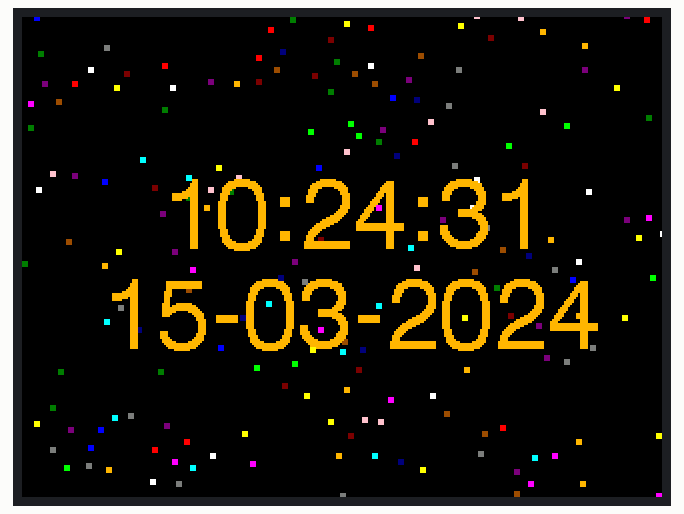
This sketch was run on a simulated ESP32. Shown: 320×240 colour display. WiFi joins after 1.5 s; servers stay silent unless stated; network time is answered at once with the bench clock; the local clock reads 2024-03-15 10:24:30 at power-on unless the sketch sets it; random numbers use the default seed unless the sketch sets one; what the sketch prints to the serial monitor is not drawn.

Above: at 2.38 s.
At 6.99 s:
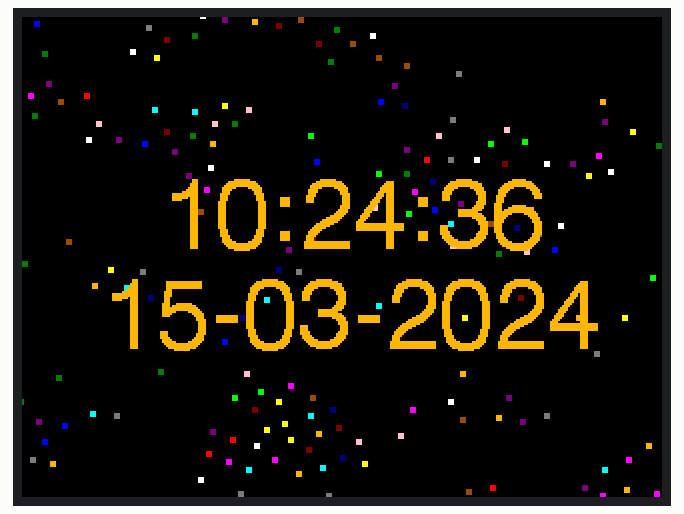
At 11.6 s:
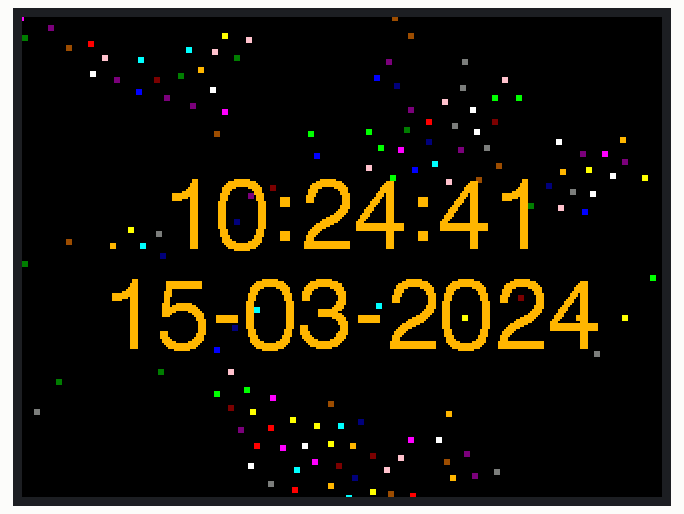
At 20.82 s:
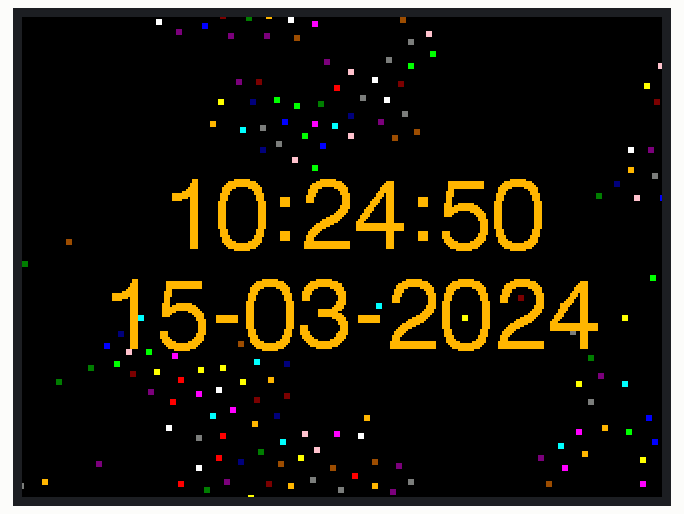
At 30.04 s:
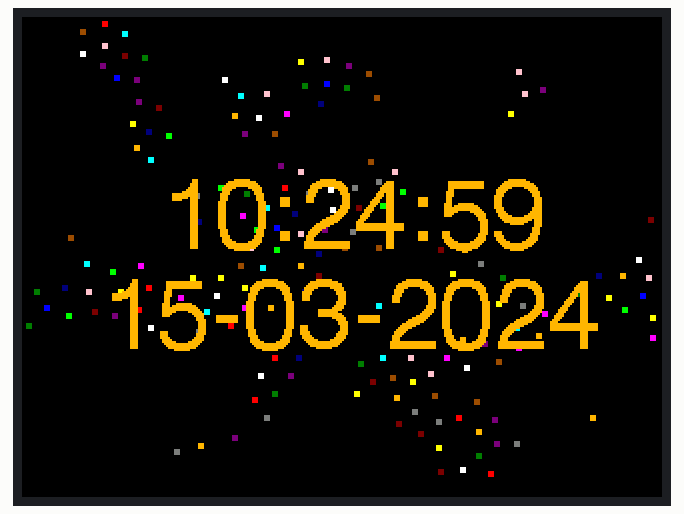
At 39.72 s:
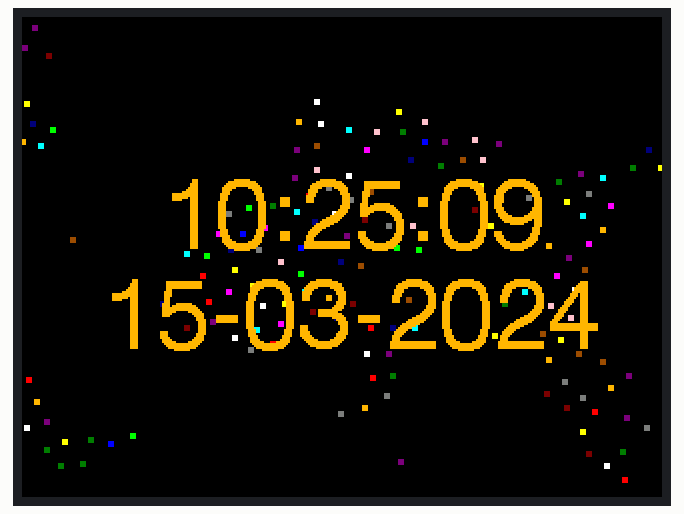

The sketch:

ESP32_2432S028R_Display4.ino
```cpp
/*
ESP32-2432S028R, 2.8 inch, 240*320, LCD TFT Module with Touch
ARDUINO IDE 2.2.1 with this librarys:
TFT_eSPI by Bodmer ver 2.5.34
#XPT2046_Touchscreen by Stoffregen ver 1.4
NTPClient by Weinberg 3.2.1

https://en.wikipedia.org/wiki/Boids
https://wiki.edu.vn/wiki29/2021/11/17/beflockung-verhalten-wikipedia/
write update_fish() with 3 laws:
separation: steer to avoid crowding local flockmates
alignment: steer towards the average heading of local flockmates
cohesion: steer to move towards the average position (center of mass) of local flockmates
*/

#define WITH_TIME
#include <TFT_eSPI.h>
#include <SPI.h>
#include <math.h>
#include <time.h>

#ifdef WITH_TIME
#include <WiFi.h>
#include <NTPClient.h>
const char* ssid = "xxxxxxxxxx";         // Replace with your
const char* password = "xxxxxxx";  // WiFi credentials
WiFiUDP ntpUDP;
NTPClient timeClient(ntpUDP);
int wifiTimeOutCounter = 0;
#endif  //WITH_TIME

#define MAX_Y 240
#define MAX_X 320
TFT_eSPI tft = TFT_eSPI();
TFT_eSprite spr = TFT_eSprite(&tft);  // Declare Sprite object "spr" with pointer to "tft" object
uint16_t palette[16] = { TFT_GREENYELLOW, TFT_NAVY, TFT_ORANGE, TFT_DARKCYAN, TFT_MAROON,
                         TFT_PURPLE, TFT_PINK, TFT_LIGHTGREY, TFT_YELLOW, TFT_BLUE,
                         TFT_GREEN, TFT_CYAN, TFT_RED, TFT_MAGENTA, TFT_BLUE, TFT_WHITE };

// simutation values
#define MAX_SPEED 2.0
#define NUM_FLOCKS 200
#define SEPARATION_RADIUS 10.0
#define ALIGNMENT_RADIUS 15.0
#define COHESION_RADIUS 20.0
#define COHESION_FACTOR 0.02
#define ALIGNMENT_FACTOR 0.01
#define SEPARATION_FACTOR 0.05

typedef struct {
  float pos_x, pos_y, velocity_x, velocity_y;
  uint16_t color;
} FLOCK;
FLOCK flocks[NUM_FLOCKS];

#ifdef WITH_TIME
// it's missing in the Standard-Libary
String getFormattedDate() {
#define LEAP_YEAR(Y) ((Y > 0) && !(Y % 4) && ((Y % 100) || !(Y % 400)))
  unsigned long rawTime = timeClient.getEpochTime() / 86400L;
  unsigned long days = 0, year = 1970;
  uint8_t month;
  static const uint8_t monthDays[] = { 31, 28, 31, 30, 31, 30, 31, 31, 30, 31, 30, 31 };
  while ((days += (LEAP_YEAR(year) ? 366 : 365)) <= rawTime) year++;
  rawTime -= days - (LEAP_YEAR(year) ? 366 : 365);
  for (month = 0; month < 12; month++) {
    uint8_t monthLength;
    if (month == 1) monthLength = LEAP_YEAR(year) ? 29 : 28;
    else monthLength = monthDays[month];
    if (rawTime < monthLength) break;
    rawTime -= monthLength;
  }
  String monthStr = ++month < 10 ? "0" + String(month) : String(month);
  String dayStr = ++rawTime < 10 ? "0" + String(rawTime) : String(rawTime);
  return String(dayStr) + "-" + monthStr + "-" + year;
}
#endif  //WITH_TIME

void initFlock(FLOCK flocks[], int num_flocks) {
  for (int i = 0; i < num_flocks; i++) {
    flocks[i].pos_x = rand() % MAX_X;
    flocks[i].pos_y = rand() % MAX_Y;
    flocks[i].velocity_x = ((float)rand() / RAND_MAX) * 2.0 - 1.0;
    flocks[i].velocity_y = ((float)rand() / RAND_MAX) * 2.0 - 1.0;
    flocks[i].color = random(0x10);  // Returns color 0 - 0x0F (i.e. 0-15)
  }
}

// Calculate distance between two flocks
float calculateDistance(FLOCK a, FLOCK b) {
  return sqrt((a.pos_x - b.pos_x) * (a.pos_x - b.pos_x) + (a.pos_y - b.pos_y) * (a.pos_y - b.pos_y));
}

// Update flock behavior
void updateFlockBehavior(FLOCK flocks[], int num_flocks) {
  for (int i = 0; i < num_flocks; i++) {
    float separationX = 0.0, separationY = 0.0;
    float alignmentX = 0.0, alignmentY = 0.0;
    float cohesionX = 0.0, cohesionY = 0.0;
    int separationCount = 0, alignmentCount = 0, cohesionCount = 0;

    for (int j = 0; j < num_flocks; j++) {
      if (i != j) {
        float distance = calculateDistance(flocks[i], flocks[j]);
        if (distance < SEPARATION_RADIUS) {
          separationX -= (flocks[j].pos_x - flocks[i].pos_x);
          separationY -= (flocks[j].pos_y - flocks[i].pos_y);
          separationCount++;
        }
        if (distance < ALIGNMENT_RADIUS) {
          alignmentX += flocks[j].velocity_x;
          alignmentY += flocks[j].velocity_y;
          alignmentCount++;
        }
        if (distance < COHESION_RADIUS) {
          cohesionX += flocks[j].pos_x;
          cohesionY += flocks[j].pos_y;
          cohesionCount++;
        }
      }
    }
    if (separationCount > 0) {
      separationX /= separationCount;
      separationY /= separationCount;
    }
    if (alignmentCount > 0) {
      alignmentX /= alignmentCount;
      alignmentY /= alignmentCount;
    }
    if (cohesionCount > 0) {
      cohesionX /= cohesionCount;
      cohesionY /= cohesionCount;
      cohesionX = (cohesionX - flocks[i].pos_x) / 100.0;
      cohesionY = (cohesionY - flocks[i].pos_y) / 100.0;
    }
    float totalForceX = separationX + alignmentX + cohesionX;
    float totalForceY = separationY + alignmentY + cohesionY;

    // Calculate speed
    float speed = sqrt(totalForceX * totalForceX + totalForceY * totalForceY);

    // Normalize velocity only if necessary
    if (speed > MAX_SPEED) {
      flocks[i].velocity_x = (totalForceX / speed) * MAX_SPEED;
      flocks[i].velocity_y = (totalForceY / speed) * MAX_SPEED;
    } else {
      flocks[i].velocity_x = totalForceX;
      flocks[i].velocity_y = totalForceY;
    }

    // Update position
    flocks[i].pos_x += flocks[i].velocity_x;
    flocks[i].pos_y += flocks[i].velocity_y;
    // Boundaries
    if (flocks[i].pos_x < -30) flocks[i].pos_x = MAX_X + 20;
    if (flocks[i].pos_x > MAX_X + 20) flocks[i].pos_x = -30;
    if (flocks[i].pos_y < -30) flocks[i].pos_y = MAX_Y + 20;
    if (flocks[i].pos_y > MAX_Y + 20) flocks[i].pos_y = -30;
  }
}

// Print fish
void printFish(FLOCK flocks[], int num_flocks) {
  for (int i = 0; i < num_flocks; i++)
    for (int16_t dx = -1; dx <= 1; dx++)
      for (int16_t dy = -1; dy <= 1; dy++)
        spr.drawPixel(flocks[i].pos_x + dx, flocks[i].pos_y + dy, flocks[i].color);
}

void setup(void) {
  Serial.begin(115200);
  while (!Serial) delay(10);
  Serial.println("Booting...");
  // prind debugg infos an serial
  uint32_t chipId = 0;
  for (int i = 0; i < 17; i = i + 8) chipId |= ((ESP.getEfuseMac() >> (40 - i)) & 0xff) << i;
  Serial.printf("ESP32 Chip model = %s Rev %d\n", ESP.getChipModel(), ESP.getChipRevision());
  Serial.printf("This chip has %d cores\n", ESP.getChipCores());
  Serial.print("Chip ID: ");
  Serial.println(chipId);

#ifdef WITH_TIME
  Serial.print("Connecting to ");
  Serial.print(ssid);
  Serial.print(" ");
  WiFi.begin(ssid, password);
  while (WiFi.status() != WL_CONNECTED) {
    delay(500);
    Serial.print(".");
    wifiTimeOutCounter++;
    if (wifiTimeOutCounter >= 60) ESP.restart();
  }
  Serial.println("");
  Serial.println("WiFi connected.");
  Serial.print("IP address: ");
  Serial.println(WiFi.localIP());
  // Print the MAC address
  uint8_t mac[6];
  WiFi.macAddress(mac);
  Serial.print("MAC address: ");
  for (int i = 0; i < 6; i++) {
    Serial.print(mac[i], HEX);
    if (i < 5) Serial.print(":");
  }
  Serial.println("");
  // Convert MAC address to unique identifier (UID)
  uint64_t uid = ((uint64_t)mac[0] << 40) | ((uint64_t)mac[1] << 32) | ((uint64_t)mac[2] << 24) | ((uint64_t)mac[3] << 16) | ((uint64_t)mac[4] << 8) | ((uint64_t)mac[5]);
  Serial.print("MAC unique identifier: ");
  Serial.println(uid);
  timeClient.begin();
  timeClient.setTimeOffset(-3600 * 5);
#endif  //WITH_TIME

  // ttf init
  tft.init();
  spr.setColorDepth(4);
  spr.createSprite(MAX_X, MAX_Y);
  tft.setRotation(1);

  // init flock
  srand(time(NULL));
  initFlock(flocks, NUM_FLOCKS);
}

void loop() {
  // Fill the sprite with color 0
  spr.fillSprite(0);

  updateFlockBehavior(flocks, NUM_FLOCKS);
  printFish(flocks, NUM_FLOCKS);

#ifdef WITH_TIME
  spr.setTextColor(3);
  timeClient.update();
  String strtmp = timeClient.getFormattedTime() + "  " + getFormattedDate();
  if (timeClient.isTimeSet()) {
    spr.drawString(timeClient.getFormattedTime(), 70, 80, 6);
    spr.drawString(getFormattedDate(), 40, 130, 6);
  }
#endif  //WITH_TIME

  // print sprite
  spr.pushSprite(0, 0);
}
```

Measured:
- what the display in image 0 shows lasts 0.4 s, from 2.2 s to 2.6 s
